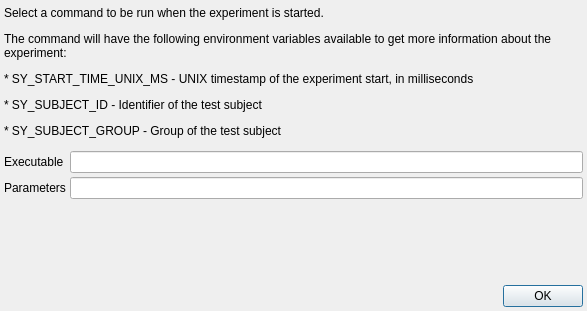
<?xml version="1.0" encoding="UTF-8"?>
<ui version="4.0">
 <class>RunCmdSettingsDlg</class>
 <widget class="QDialog" name="RunCmdSettingsDlg">
  <property name="geometry">
   <rect>
    <x>0</x>
    <y>0</y>
    <width>587</width>
    <height>311</height>
   </rect>
  </property>
  <property name="windowTitle">
   <string>Run Command - Settings</string>
  </property>
  <layout class="QVBoxLayout" name="verticalLayout">
   <property name="spacing">
    <number>4</number>
   </property>
   <property name="leftMargin">
    <number>4</number>
   </property>
   <property name="topMargin">
    <number>4</number>
   </property>
   <property name="rightMargin">
    <number>4</number>
   </property>
   <property name="bottomMargin">
    <number>4</number>
   </property>
   <item>
    <widget class="QLabel" name="label">
     <property name="text">
      <string>&lt;html&gt;&lt;head/&gt;&lt;body&gt;&lt;p&gt;Select a command to be run when the experiment is started.&lt;/p&gt;&lt;p&gt;The command will have the following environment variables available to get more information about the experiment:&lt;/p&gt;&lt;p&gt;* SY_START_TIME_UNIX_MS - UNIX timestamp of the experiment start, in milliseconds&lt;/p&gt;&lt;p&gt;* SY_SUBJECT_ID - Identifier of the test subject&lt;/p&gt;&lt;p&gt;* SY_SUBJECT_GROUP - Group of the test subject&lt;/p&gt;&lt;/body&gt;&lt;/html&gt;</string>
     </property>
     <property name="wordWrap">
      <bool>true</bool>
     </property>
    </widget>
   </item>
   <item>
    <layout class="QFormLayout" name="formLayout">
     <property name="horizontalSpacing">
      <number>4</number>
     </property>
     <property name="verticalSpacing">
      <number>4</number>
     </property>
     <property name="topMargin">
      <number>6</number>
     </property>
     <item row="0" column="0">
      <widget class="QLabel" name="exeLabel">
       <property name="text">
        <string>Executable</string>
       </property>
      </widget>
     </item>
     <item row="0" column="1">
      <widget class="QLineEdit" name="exeLineEdit"/>
     </item>
     <item row="1" column="0">
      <widget class="QLabel" name="parametersLabel">
       <property name="text">
        <string>Parameters</string>
       </property>
      </widget>
     </item>
     <item row="1" column="1">
      <widget class="QLineEdit" name="parametersLineEdit"/>
     </item>
    </layout>
   </item>
   <item>
    <widget class="QDialogButtonBox" name="buttonBox">
     <property name="orientation">
      <enum>Qt::Horizontal</enum>
     </property>
     <property name="standardButtons">
      <set>QDialogButtonBox::Ok</set>
     </property>
    </widget>
   </item>
  </layout>
 </widget>
 <resources/>
 <connections>
  <connection>
   <sender>buttonBox</sender>
   <signal>accepted()</signal>
   <receiver>RunCmdSettingsDlg</receiver>
   <slot>accept()</slot>
   <hints>
    <hint type="sourcelabel">
     <x>248</x>
     <y>254</y>
    </hint>
    <hint type="destinationlabel">
     <x>157</x>
     <y>274</y>
    </hint>
   </hints>
  </connection>
  <connection>
   <sender>buttonBox</sender>
   <signal>rejected()</signal>
   <receiver>RunCmdSettingsDlg</receiver>
   <slot>reject()</slot>
   <hints>
    <hint type="sourcelabel">
     <x>316</x>
     <y>260</y>
    </hint>
    <hint type="destinationlabel">
     <x>286</x>
     <y>274</y>
    </hint>
   </hints>
  </connection>
 </connections>
</ui>
